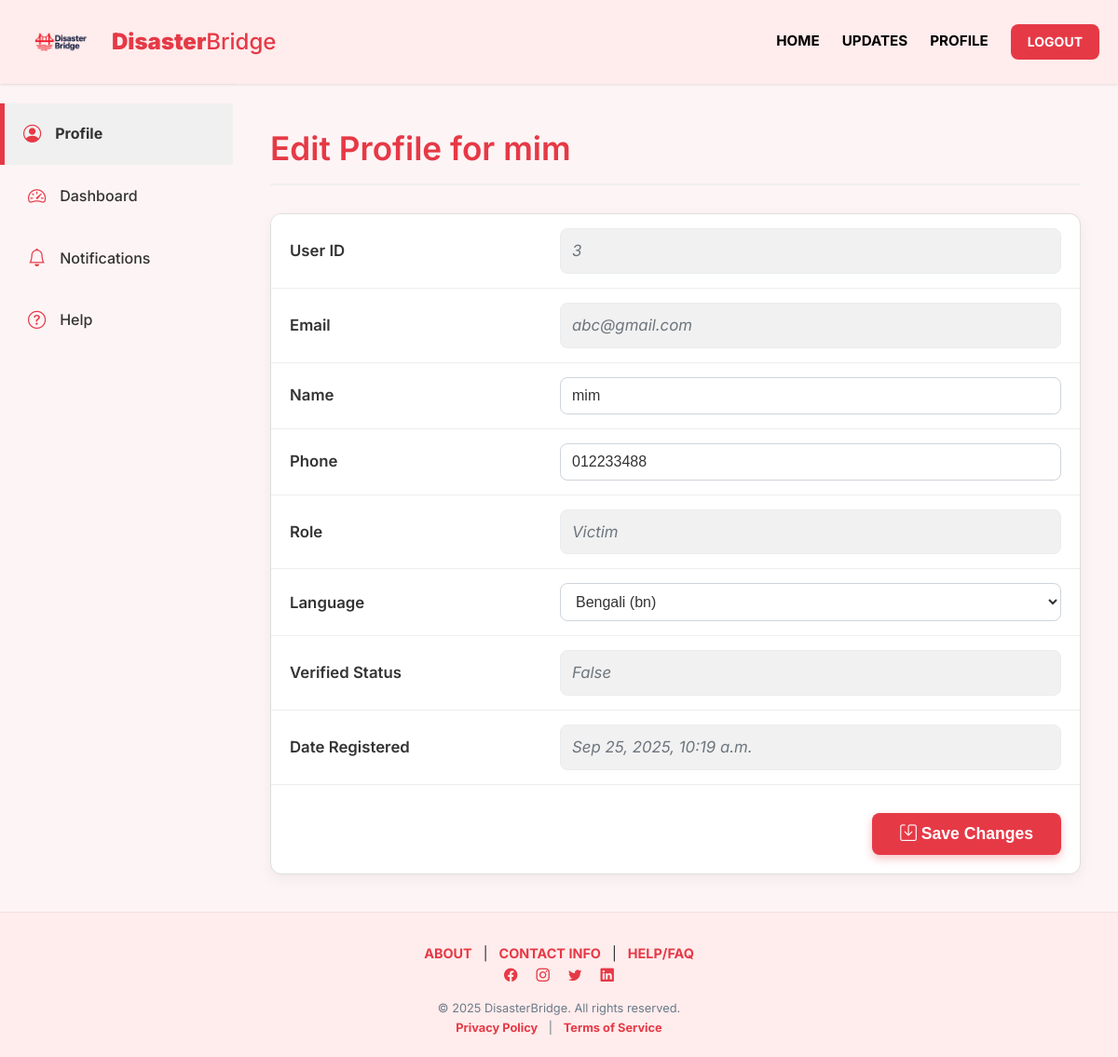
The app's page /profile/ (signed in) with its own data.
### core/models.py (models this page shows, shortened)
class User(AbstractBaseUser, PermissionsMixin):
    user_id = models.AutoField(primary_key=True)
    ROLE_CHOICES = [
        ("victim", "Victim"),
        ("volunteer", "Volunteer"),
        ("donor", "Donor"),
        ("admin", "Admin"),
    ]
    LANGUAGE_CHOICES = [
        ('en', 'English'),
        ('bn', 'Bangla'),
    ]
    email = models.EmailField(unique=True)
    phone_number = models.CharField(max_length=15, unique=True)
    name = models.CharField(max_length=100)
    role = models.CharField(max_length=20, choices=ROLE_CHOICES)
    language_preference = models.CharField(
        max_length=10,
        choices=LANGUAGE_CHOICES,
        default='en')
    verification_status = models.BooleanField(default=False)
    date_registered = models.DateTimeField(auto_now_add=True)
    is_active = models.BooleanField(default=True)
    is_staff = models.BooleanField(default=False)
    objects = UserManager()
    USERNAME_FIELD = "email"
    REQUIRED_FIELDS = ["phone_number", "name", "role"]

### core/views.py (the view, shortened to what this page needs)
# urls.py: path("profile/", views.user_profile, name="user_profile"),
@login_required
def user_profile(request):
    user = request.user
    return render(request, "core/user_profile.html", {"user": user})

### core/templates/core/user_profile.html (shortened to what this page needs)
{% extends 'core/base.html' %}
{% load static %}
{% block content %}
<div class="content-area d-flex" style="margin-top: 0.5px;">
    <div class="sidebar">
        <a href="{% url 'user_profile' %}" class="active">
            <i class="bi bi-person-circle"></i><span>Profile</span>
        </a>
        <a href="{% url 'dashboard' %}">
            <i class="bi bi-speedometer2"></i><span>Dashboard</span>
        </a>
        <a href="{% url 'notification_list' %}">
            <i class="bi bi-bell"></i><span>Notifications</span>
        </a>
        <a href="/help/"><i class="bi bi-question-circle"></i><span>Help</span></a>
    </div>
    <div class="main-content flex-fill px-4 py-4" style="background: var(--light-background);">
        <div class="profile-header mb-4">
            <h2 class="fw-semibold text-danger">Edit Profile for {{ user.name }}</h2>
        </div>
        <form id="profile-edit-form" method="post">
            <div class="profile-info bg-white border rounded-4 shadow-sm overflow-hidden">
                <table class="w-100">
                    <tr>
                        <th>User ID</th>
                        <td><span class="read-only">{{ user.user_id }}</span></td>
                    </tr>
                    <tr>
                        <th>Email</th>
                        <td><span class="read-only">{{ user.email }}</span></td>
                    </tr>
                    <tr><th>Name</th><td><input type="text" name="name" value="{{ user.name }}" required></td></tr>
                    <tr>
                        <th>Phone</th>
                        <td>
                            <input type="tel" id="user-phone" name="phone_number" value="{{ user.phone_number }}" placeholder="e.g., +8801XXXXXXXXX">
                        </td>
                    </tr>
                    <tr>
                        <th>Role</th>
                        <td><span class="read-only">{{ user.get_role_display }}</span></td>
                    </tr>
                    <tr>
                        <th>Language</th>
                        <td>
                            <select id="user-language" name="language_preference" required>
                                <option value="bn" {% if user.language_preference == 'bn' %}selected{% endif %}>Bengali (bn)</option>
                            </select>
                        </td>
                    </tr>
                    <tr>
                        <th>Verified Status</th>
                        <td><span class="read-only">{{ user.verification_status }}</span></td>
                    </tr>
                    <tr>
                        <th>Date Registered</th>
                        <td><span class="read-only">{{ user.date_registered|date:"M j, Y, h:i a" }}</span></td>
                    </tr>
                </table>
                <div class="action-bar text-end border-top mt-3 pt-3 pe-3">
                    <button type="submit" class="save-button btn btn-danger px-4 py-2 fw-semibold">
                        <i class="bi bi-save"></i> Save Changes
                    </button>
                </div>
            </div>
        </form>
    </div>
</div>
{% endblock %}

### core/templates/core/base.html (style rules this page uses)
:root { --db-accent-red: #e63946; --db-darker-red: #c0313d; --db-brighter-red-hover: #ff4d4d; --db-page-bg: #ffecec; --db-card-bg: white; --db-text-dark: #1f2937; --db-text-medium: #6c7a89; --db-box-shadow: 0 4px 10px rgba(0, 0, 0, 0.05); --db-border-radius: 8px; }
body { margin: 0; font-family: 'Inter', Arial, sans-serif; background: var(--db-page-bg); color: var(--db-text-dark); line-height: 1.6; min-height: 100vh; display: flex; flex-direction: column; }
h1, h2, h3, h4 { color: var(--db-text-dark); }

### core/templates/core/user_profile.html (style rules this page uses)
:root { --primary: #e63946; --primary-dark: #cc333d; --light-background: #FDF4F5; --secondary-light: #FFFFFF; --light-sidebar-hover: #F0F0F0; --dark-text: #333333; }
body { font-family: 'Inter', Arial, sans-serif; margin: 0; background: var(--light-background); color: var(--dark-text); }
.content-area { margin-top: 80px; display: flex; min-height: calc(100vh - 80px); width: 100%; }
.sidebar { width: 250px; background: var(--light-background); color: var(--dark-text); display: flex; flex-direction: column; padding-top: 20px; box-shadow: 2px 0 5px rgba(0,0,0,0.05); flex-shrink: 0; }
.sidebar a { color: var(--dark-text); text-decoration: none; padding: 18px 25px; display: flex; align-items: center; transition: background 0.2s, padding 0.2s; font-weight: 500; border-left: 5px solid transparent; }
.sidebar a i { margin-right: 15px; font-size: 1.2rem; color: var(--primary); }
.sidebar a.active { background: var(--light-sidebar-hover); border-left: 5px solid var(--primary); padding-left: 20px; font-weight: bold; }
.main-content { flex: 1; padding: 40px; background-color: var(--light-background); }
.profile-header { text-align: left; margin-bottom: 30px; border-bottom: 2px solid #F0F0F0; padding-bottom: 10px; }
.profile-header h2 { color: var(--primary); font-size: 2.2rem; margin: 0; font-weight: 600; }
.profile-info { background: white; border: 1px solid #ddd; border-radius: 12px; box-shadow: 0 5px 15px rgba(0,0,0,0.05); max-width: 900px; margin: auto; overflow: hidden; }
.profile-info table { width: 100%; border-collapse: collapse; }
.profile-info th, .profile-info td { text-align: left; padding: 15px 20px; border-bottom: 1px solid #eee; font-size: 1.05rem; }
.profile-info th { width: 250px; background: var(--secondary-light); font-weight: 600; color: var(--dark-text); }
.profile-info tr:last-child th, .profile-info tr:last-child td { border-bottom: none; }
.profile-info input[type="text"], .profile-info input[type="email"], .profile-info input[type="tel"], .profile-info select { width: 100%; padding: 10px 12px; border: 1px solid #ced4da; border-radius: 8px; box-sizing: border-box; transition: border-color 0.2s, box-shadow 0.2s; font-size: 1rem; color: var(--dark-text); background-color: white; }
.read-only { color: #6c757d; font-style: italic; background-color: #f1f1f1; padding: 10px 12px; border-radius: 8px; display: block; border: 1px solid #e9ecef; }
.action-bar { text-align: right; padding: 30px 20px 20px; border-top: 1px solid #eee; }
.save-button { background: var(--primary); color: white; padding: 12px 30px; border: none; border-radius: 8px; font-size: 1.1rem; font-weight: 600; cursor: pointer; transition: background 0.3s, transform 0.1s, box-shadow 0.3s; box-shadow: 0 4px 10px rgba(230, 57, 70, 0.3); }

### records on screen
User: name "mim", user_id "3", email "abc@gmail.com", phone_number "012233488", role "Victim", language_preference "Bengali (bn)", verification_status "False", date_registered "Sep 25, 2025, 10:19 a.m."
